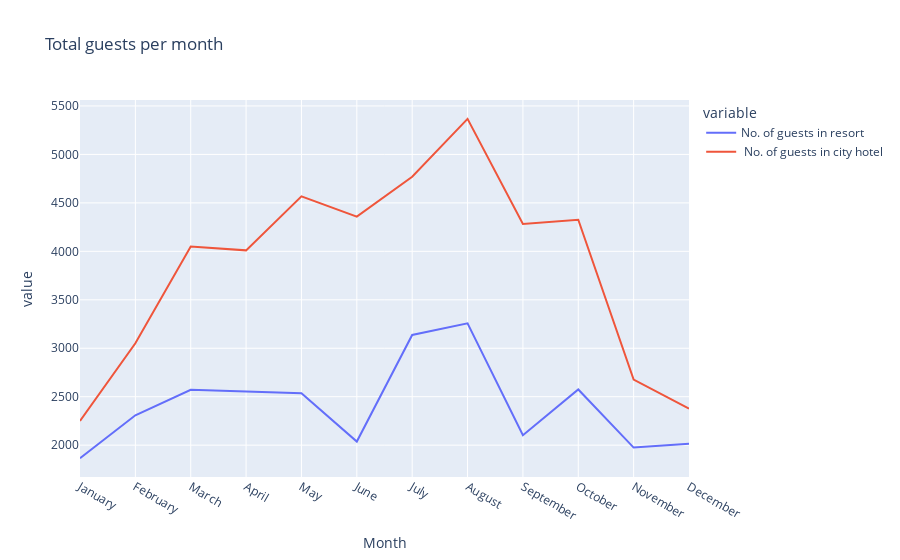

Write notebook code for a chart like this one.
### Code cell
#plot the graph.

px.line(final_guests, x= 'Month', y = ['No. of guests in resort', ' No. of guests in city hotel'], 
       title = ' Total guests per month')

### Figure 1 — Plotly figure (JSON) as saved in the notebook; plotly's stock layout.template omitted (floating-point values rounded to 4 significant figures)
{"data": [{"hovertemplate": "variable=No. of guests in resort<br>Month=%{x}<br>value=%{y}<extra></extra>", "legendgroup": "No. of guests in resort", "line": {"color": "#636efa", "dash": "solid"}, "marker": {"symbol": "circle"}, "mode": "lines", "name": "No. of guests in resort", "orientation": "v", "showlegend": true, "type": "scatter", "x": ["January", "February", "March", "April", "May", "June", "July", "August", "September", "October", "November", "December"], "xaxis": "x", "y": [1866, 2308, 2571, 2550, 2535, 2037, 3137, 3257, 2102, 2575, 1975, 2014], "yaxis": "y"}, {"hovertemplate": "variable= No. of guests in city hotel<br>Month=%{x}<br>value=%{y}<extra></extra>", "legendgroup": " No. of guests in city hotel", "line": {"color": "#EF553B", "dash": "solid"}, "marker": {"symbol": "circle"}, "mode": "lines", "name": " No. of guests in city hotel", "orientation": "v", "showlegend": true, "type": "scatter", "x": ["January", "February", "March", "April", "May", "June", "July", "August", "September", "October", "November", "December"], "xaxis": "x", "y": [2249, 3051, 4049, 4010, 4568, 4358, 4770, 5367, 4283, 4326, 2676, 2377], "yaxis": "y"}], "layout": {"autosize": true, "legend": {"title": {"text": "variable"}, "tracegroupgap": 0}, "title": {"text": " Total guests per month"}, "xaxis": {"anchor": "y", "autorange": true, "domain": [0, 1], "range": [0, 11], "title": {"text": "Month"}, "type": "category"}, "yaxis": {"anchor": "x", "autorange": true, "domain": [0, 1], "range": [1672.0, 5562.0], "title": {"text": "value"}, "type": "linear"}}}
